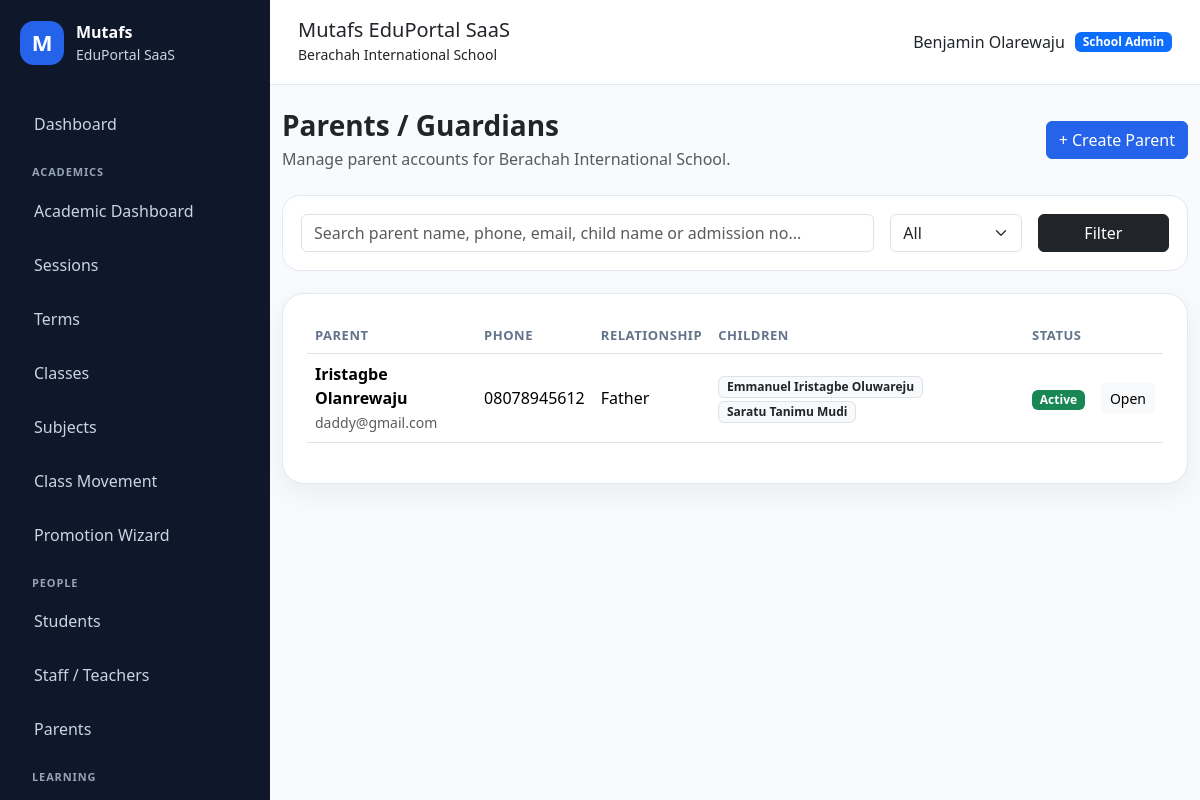
The page /parents/ (signed in) on the database its author committed.
### apps/schools/models.py (models this page shows, shortened)
class School(models.Model):
    class SubscriptionStatus(models.TextChoices):
        TRIAL = "TRIAL", "Trial"
        ACTIVE = "ACTIVE", "Active"
        EXPIRED = "EXPIRED", "Expired"
        SUSPENDED = "SUSPENDED", "Suspended"
    name = models.CharField(max_length=255)
    slug = models.SlugField(max_length=255, unique=True, db_index=True)
    portal_subpath = models.SlugField(
        max_length=255,
        unique=True,
        help_text="Public portal path, e.g. berachah-school",
    )
    code = models.CharField(max_length=50, unique=True, db_index=True)
    email = models.EmailField(blank=True)
    phone = models.CharField(max_length=30, blank=True)
    address = models.TextField(blank=True)
    logo = models.ImageField(upload_to="school_logos/", blank=True, null=True)
    result_stamp = models.ImageField(
        upload_to="school_stamps/",
        blank=True,
        null=True,
    )
    is_active = models.BooleanField(default=True)
    is_verified = models.BooleanField(default=False)
    subscription_status = models.CharField(
        max_length=20,
        choices=SubscriptionStatus.choices,
        default=SubscriptionStatus.TRIAL,
        db_index=True,
    )
    subscription_start_date = models.DateField(null=True, blank=True)
    subscription_end_date = models.DateField(null=True, blank=True)
    result_checker_enabled = models.BooleanField(default=True)
    cbt_enabled = models.BooleanField(default=True)
    finance_enabled = models.BooleanField(default=True)
    parent_portal_enabled = models.BooleanField(default=True)
    custom_domain = models.CharField(
        max_length=255,
        blank=True,
        db_index=True,
        help_text="Example: schoolname.com",
    )
    subdomain = models.SlugField(
        max_length=100,
        blank=True,
        db_index=True,
        help_text="Example: brightstar",
    )
    primary_color = models.CharField(
        max_length=20,
        default="#2563eb",
    )
    secondary_color = models.CharField(
        max_length=20,
        default="#0f172a",
    )
    accent_color = models.CharField(
        max_length=20,
        default="#22c55e",
    )
    maintenance_mode = models.BooleanField(default=False)
    maintenance_message = models.TextField(
        blank=True,
        default="This school portal is temporarily under maintenance.",
    )
    storage_limit_mb = models.PositiveIntegerField(default=500)
    allow_custom_branding = models.BooleanField(default=True)
    created_at = models.DateTimeField(auto_now_add=True)
    updated_at = models.DateTimeField(auto_now=True)
    class Meta:
        ordering = ["name"]
        indexes = [
            models.Index(fields=["slug"]),
            models.Index(fields=["portal_subpath"]),
            models.Index(fields=["subscription_status"]),
            models.Index(fields=["is_active"]),
        ]
    @property
    def is_subscription_expired(self):
        if not self.subscription_end_date:
            return False
        return timezone.localdate() > self.subscription_end_date

### apps/accounts/models.py (models this page shows, shortened)
class User(AbstractUser):
    class Role(models.TextChoices):
        SUPER_ADMIN = "SUPER_ADMIN", "Super Admin"
        SCHOOL_ADMIN = "SCHOOL_ADMIN", "School Admin"
        TEACHER = "TEACHER", "Teacher"
        STUDENT = "STUDENT", "Student"
        PARENT = "PARENT", "Parent/Guardian"
    email = models.EmailField(unique=True)
    role = models.CharField(
        max_length=30,
        choices=Role.choices,
        default=Role.STUDENT,
        db_index=True,
    )
    school = models.ForeignKey(
        "schools.School",
        on_delete=models.SET_NULL,
        null=True,
        blank=True,
        related_name="users",
    )
    phone = models.CharField(max_length=30, blank=True)
    profile_picture = models.ImageField(
        upload_to="profiles/",
        blank=True,
        null=True,
    )
    must_change_password = models.BooleanField(default=False)
    last_login_ip = models.GenericIPAddressField(null=True, blank=True)
    last_activity_at = models.DateTimeField(null=True, blank=True)
    failed_login_attempts = models.PositiveIntegerField(default=0)
    created_at = models.DateTimeField(auto_now_add=True)
    updated_at = models.DateTimeField(auto_now=True)
    REQUIRED_FIELDS = ["email"]
    class Meta:
        indexes = [
            models.Index(fields=["role"]),
            models.Index(fields=["school", "role"]),
            models.Index(fields=["email"]),
        ]
    @property
    def is_super_admin(self):
        return self.role == self.Role.SUPER_ADMIN
    @property
    def is_school_admin(self):
        return self.role == self.Role.SCHOOL_ADMIN
    @property
    def is_teacher(self):
        return self.role == self.Role.TEACHER
    @property
    def is_student(self):
        return self.role == self.Role.STUDENT
    @property
    def is_parent(self):
        return self.role == self.Role.PARENT

### apps/parents/models.py (models this page shows, shortened)
class ParentProfile(models.Model):
    class Relationship(models.TextChoices):
        FATHER = "FATHER", "Father"
        MOTHER = "MOTHER", "Mother"
        GUARDIAN = "GUARDIAN", "Guardian"
        OTHER = "OTHER", "Other"
    user = models.OneToOneField(
        settings.AUTH_USER_MODEL,
        on_delete=models.CASCADE,
        related_name="parent_profile",
    )
    school = models.ForeignKey(
        "schools.School",
        on_delete=models.CASCADE,
        related_name="parents",
    )
    children = models.ManyToManyField(
        "students.StudentProfile",
        related_name="parents",
        blank=True,
    )
    relationship = models.CharField(
        max_length=20,
        choices=Relationship.choices,
        default=Relationship.GUARDIAN,
    )
    phone = models.CharField(max_length=30)
    alternate_phone = models.CharField(max_length=30, blank=True)
    address = models.TextField(blank=True)
    occupation = models.CharField(max_length=150, blank=True)
    is_active = models.BooleanField(default=True)
    created_at = models.DateTimeField(auto_now_add=True)
    updated_at = models.DateTimeField(auto_now=True)
    class Meta:
        ordering = ["user__last_name", "user__first_name"]
        indexes = [
            models.Index(fields=["school", "is_active"]),
            models.Index(fields=["phone"]),
        ]
    @property
    def full_name(self):
        return self.user.get_full_name() or self.user.username

### apps/students/models.py (models this page shows, shortened)
class StudentProfile(models.Model):
    class Gender(models.TextChoices):
        MALE = "MALE", "Male"
        FEMALE = "FEMALE", "Female"
    class Status(models.TextChoices):
        ACTIVE = "ACTIVE", "Active"
        GRADUATED = "GRADUATED", "Graduated"
        TRANSFERRED = "TRANSFERRED", "Transferred"
        SUSPENDED = "SUSPENDED", "Suspended"
        WITHDRAWN = "WITHDRAWN", "Withdrawn"
    user = models.OneToOneField(
        settings.AUTH_USER_MODEL,
        on_delete=models.CASCADE,
        related_name="student_profile",
    )
    school = models.ForeignKey(
        "schools.School",
        on_delete=models.CASCADE,
        related_name="students",
    )
    current_class = models.ForeignKey(
        "academics.SchoolClass",
        on_delete=models.SET_NULL,
        null=True,
        blank=True,
        related_name="students",
    )
    admission_number = models.CharField(max_length=50, unique=True, db_index=True)
    passkey = models.CharField(max_length=20, unique=True, db_index=True)
    result_token = models.CharField(max_length=80, unique=True, blank=True, db_index=True)
    result_qr = models.ImageField(upload_to="result_qr_codes/", blank=True, null=True)
    surname = models.CharField(max_length=100, db_index=True)
    first_name = models.CharField(max_length=100)
    middle_name = models.CharField(max_length=100, blank=True)
    gender = models.CharField(max_length=10, choices=Gender.choices)
    date_of_birth = models.DateField(null=True, blank=True)
    passport = models.ImageField(upload_to="student_passports/", blank=True, null=True)
    guardian_name = models.CharField(max_length=150, blank=True)
    guardian_phone = models.CharField(max_length=30, blank=True)
    guardian_email = models.EmailField(blank=True)
    address = models.TextField(blank=True)
    status = models.CharField(max_length=20, choices=Status.choices, default=Status.ACTIVE)
    admission_date = models.DateField(default=timezone.localdate)
    created_at = models.DateTimeField(auto_now_add=True)
    updated_at = models.DateTimeField(auto_now=True)
    class Meta:
        ordering = ["surname", "first_name"]
        indexes = [
            models.Index(fields=["school", "current_class"]),
            models.Index(fields=["school", "status"]),
            models.Index(fields=["surname"]),
            models.Index(fields=["admission_number"]),
            models.Index(fields=["passkey"]),
        ]
    @property
    def full_name(self):
        names = [self.surname, self.first_name, self.middle_name]
        return " ".join([name for name in names if name]).strip()

### apps/parents/views.py (the view, shortened to what this page needs)
# urls.py: path("", views.parent_list, name="parent_list"),
@login_required
@role_required(User.Role.SCHOOL_ADMIN)
def parent_list(request):
    school = get_user_school(request)
    query = request.GET.get("q", "").strip()
    active = request.GET.get("active", "").strip()
    parents = ParentProfile.objects.filter(
        school=school,
    ).select_related("user").prefetch_related("children")
    if active == "active":
        parents = parents.filter(is_active=True)
    if active == "inactive":
        parents = parents.filter(is_active=False)
    return render(request, "parents/parent_list.html", {
        "parents": parents,
        "query": query,
        "active": active,
    })

### apps/core/context_processors.py (called while the page is built)
def global_context(request):
    user = getattr(request, "user", None)
    current_school = None
    subscription_expired = False
    if user and user.is_authenticated:
        current_school = getattr(user, "school", None)
        subscription_expired = getattr(request, "subscription_expired", False)
    return {
        "APP_NAME": "Mutafs EduPortal SaaS",
        "COMPANY_NAME": "Mutafs Global Technology",
        "current_school": current_school,
        "subscription_expired": subscription_expired,
    }

### apps/messaging/context_processors.py (called while the page is built)
def unread_messages_count(request):
    if not request.user.is_authenticated:
        return {
            "global_unread_messages_count": 0,
        }
    count = MessageReadStatus.objects.filter(
        user=request.user,
        is_read=False,
    ).count()
    return {
        "global_unread_messages_count": count,
    }

### apps/notifications/context_processors.py (called while the page is built)
def notification_context(request):
    if not request.user.is_authenticated:
        return {}
    notifications = UserNotification.objects.select_related(
        "announcement"
    ).filter(
        user=request.user,
        announcement__is_active=True,
        announcement__publish_at__lte=timezone.now(),
        is_read=False,
    )[:5]
    return {
        "global_notifications": notifications,
        "global_unread_notifications_count": notifications.count(),
    }

### apps/parents/views.py (called while the page is built)
def get_user_school(request):
    return request.user.school

### apps/schools/context_processors.py (called while the page is built)
def tenant_context(request):
    school = None
    if request.user.is_authenticated:
        school = getattr(request.user, "school", None)
    return {
        "tenant_school": school,
    }

### templates/parents/parent_list.html (shortened to what this page needs)
{% extends "base.html" %}
{% block content %}
<div class="d-flex flex-wrap justify-content-between align-items-center mb-4 gap-2">
    <div>
        <h3 class="fw-bold mb-1">Parents / Guardians</h3>
        <p class="text-muted mb-0">Manage parent accounts for {{ current_school.name }}.</p>
    </div>
    <a href="{% url 'parent_create' %}" class="btn btn-primary">+ Create Parent</a>
</div>
<div class="filter-card">
    <form method="get" class="row g-3">
        <div class="col-md-8">
            <input
                type="text"
                name="q"
                value="{{ query }}"
                class="form-control"
                placeholder="Search parent name, phone, email, child name or admission no..."
            >
        </div>
        <div class="col-md-2">
            <select name="active" class="form-select">
                <option value="">All</option>
            </select>
        </div>
        <div class="col-md-2 d-grid">
            <button class="btn btn-dark">Filter</button>
        </div>
    </form>
</div>
<div class="content-card">
    <div class="table-responsive">
        <table class="table align-middle">
            <thead>
                <tr>
                    <th>Parent</th>
                    <th>Phone</th>
                    <th>Relationship</th>
                    <th>Children</th>
                    <th>Status</th>
                    <th></th>
                </tr>
            </thead>
            <tbody>
                {% for parent in parents %}
                    <tr>
                        <td>
                            <strong>{{ parent.full_name }}</strong><br>
                            <small class="text-muted">{{ parent.user.email }}</small>
                        </td>
                        <td>{{ parent.phone }}</td>
                        <td>{{ parent.get_relationship_display }}</td>
                        <td>
                            {% for child in parent.children.all %}
                                <span class="badge bg-light text-dark border">
                                    {{ child.full_name }}
                                </span>
                            {% empty %}
                                <span class="text-muted">No child linked</span>
                            {% endfor %}
                        </td>
                        <td>
                            {% if parent.is_active %}
                                <span class="badge bg-success">Active</span>
                            {% else %}
                                <span class="badge bg-danger">Inactive</span>
                            {% endif %}
                        </td>
                        <td class="text-end">
                            <a href="{% url 'parent_detail' parent.pk %}" class="btn btn-sm btn-light">Open</a>
                        </td>
                    </tr>
                {% empty %}
                    <tr>
                        <td colspan="6" class="text-center text-muted py-4">
                            No parent/guardian found.
                        </td>
                    </tr>
                {% endfor %}
            </tbody>
        </table>
    </div>
</div>
{% endblock %}

### templates/partials/navbar.html
<header class="topbar">
    <div>
        <h5 class="mb-0">{{ APP_NAME }}</h5>
        {% if current_school %}
            <small>{{ current_school.name }}</small>
        {% else %}
            <small>{{ COMPANY_NAME }}</small>
        {% endif %}
    </div>
    <div class="topbar-user">
        {% if request.user.is_authenticated %}
            <span>{{ request.user.get_full_name|default:request.user.username }}</span>
            <span class="badge bg-primary">{{ request.user.get_role_display }}</span>
        {% endif %}
    </div>
</header>

### static/css/dashboard.css (style rules this page uses)
:root { --primary: #2563eb; --dark: #0f172a; --muted: #64748b; --bg: #f8fafc; --card: #ffffff; --border: #e2e8f0; }
body { background: var(--bg); font-family: system-ui, -apple-system, BlinkMacSystemFont, "Segoe UI", sans-serif; }
.topbar { background: white; border-bottom: 1px solid var(--border); padding: 18px 28px; display: flex; justify-content: space-between; align-items: center; }
.topbar-user { display: flex; gap: 10px; align-items: center; }
.content-card { background: #ffffff; border: 1px solid var(--border); border-radius: 22px; padding: 24px; box-shadow: 0 10px 30px rgba(15, 23, 42, 0.06); }
.table thead th { color: #64748b; font-size: 13px; text-transform: uppercase; letter-spacing: 0.04em; }
.filter-card { background: #ffffff; border: 1px solid var(--border); border-radius: 18px; padding: 18px; margin-bottom: 22px; }

### rows shown on the page
School: name "Berachah International School"
User: user.get_full_name "Benjamin Olarewaju", user.role "School Admin"
ParentProfile: full_name "Iristagbe Olanrewaju", user.email "daddy@gmail.com", phone "08078945612", relationship "Father", is_active "Active"
StudentProfile: full_name "Emmanuel Iristagbe Oluwareju"
StudentProfile: full_name "Saratu Tanimu Mudi"

### other values the page prints
{{ APP_NAME }} "Mutafs EduPortal SaaS"
